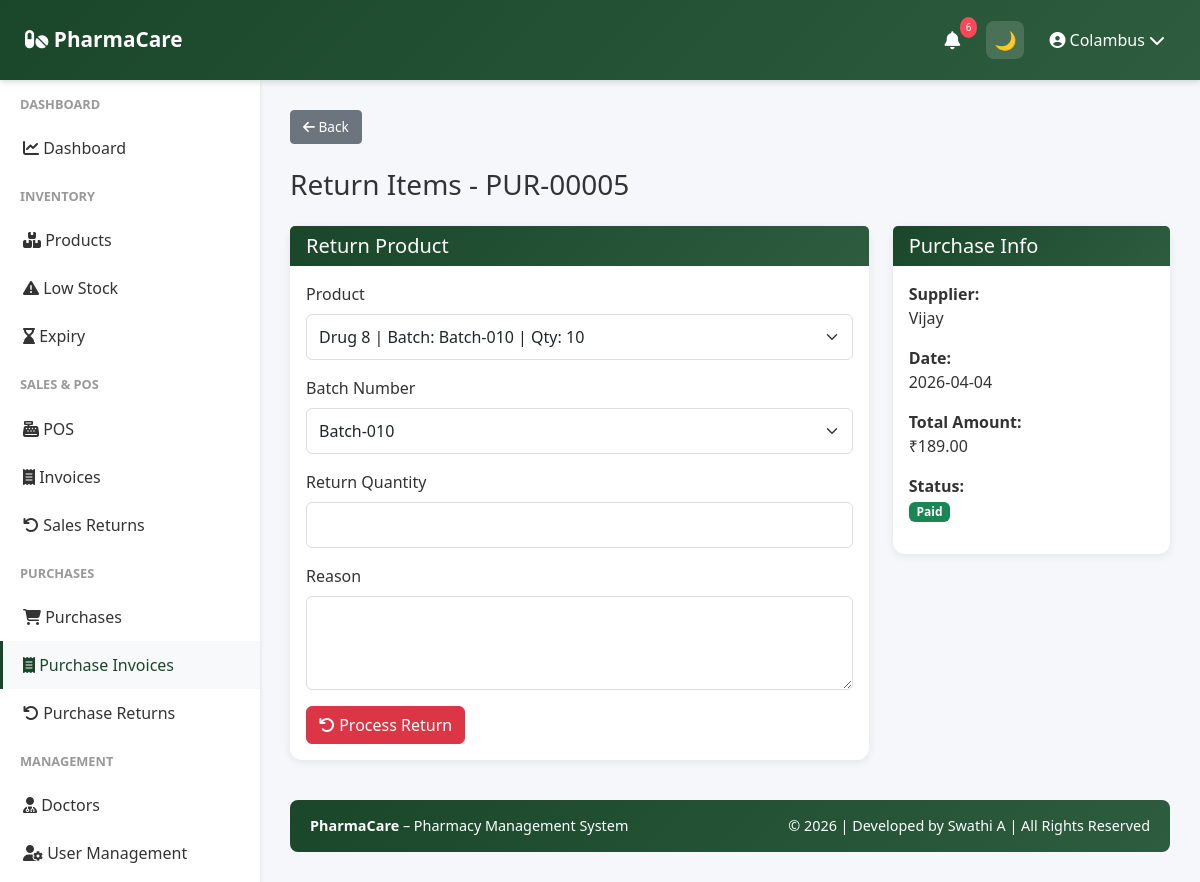
The app's page /purchases/5/return (signed in) with its own data.
### app/models.py (models this page shows, shortened)
class User(UserMixin, db.Model):
    __tablename__ = 'user'
    id = db.Column(db.Integer, primary_key=True)
    company_id = db.Column(db.Integer, db.ForeignKey('company.id'), nullable=False)
    role = db.Column(db.String(20), default='manager')
    username = db.Column(db.String(255), unique=True, nullable=False)
    password_hash = db.Column(db.String(255), nullable=False)
    is_active = db.Column(db.Boolean, default=True)
    last_login = db.Column(db.DateTime)
    created_date = db.Column(db.DateTime, default=datetime.utcnow)
    updated_date = db.Column(db.DateTime, default=datetime.utcnow, onupdate=datetime.utcnow)
    company = db.relationship('Company', back_populates='user')

class Purchase(db.Model):
    __tablename__ = 'purchase'
    id = db.Column(db.Integer, primary_key=True)
    company_id = db.Column(db.Integer, db.ForeignKey('company.id'), nullable=False)
    supplier_id = db.Column(db.Integer, db.ForeignKey('supplier.id'), nullable=False)
    purchase_number = db.Column(db.String(50), unique=True, nullable=False)
    purchase_date = db.Column(db.DateTime, default=datetime.utcnow)
    supplier_invoice_number = db.Column(db.String(100))
    subtotal = db.Column(db.Float, nullable=False)
    tax_amount = db.Column(db.Float, default=0)
    discount_amount = db.Column(db.Float, default=0)
    total_amount = db.Column(db.Float, nullable=False)
    payment_status = db.Column(db.String(50), default='pending')  # 'paid', 'pending', 'partial'
    payment_date = db.Column(db.DateTime)
    notes = db.Column(db.Text)
    created_date = db.Column(db.DateTime, default=datetime.utcnow)
    updated_date = db.Column(db.DateTime, default=datetime.utcnow, onupdate=datetime.utcnow)
    company = db.relationship('Company', back_populates='purchases')
    supplier = db.relationship('Supplier', back_populates='purchases')
    items = db.relationship('PurchaseItem', back_populates='purchase', cascade='all, delete-orphan')
    returns = db.relationship('PurchaseReturn', back_populates='purchase', cascade='all, delete-orphan')

class Supplier(db.Model):
    __tablename__ = 'supplier'
    id = db.Column(db.Integer, primary_key=True)
    company_id = db.Column(db.Integer, db.ForeignKey('company.id'), nullable=False)
    supplier_name = db.Column(db.String(255), nullable=False)
    contact_person = db.Column(db.String(255))
    phone = db.Column(db.String(20), nullable=False)
    email = db.Column(db.String(255))
    address = db.Column(db.String(500))
    gst_number = db.Column(db.String(50))
    payment_terms = db.Column(db.String(255))
    notes = db.Column(db.Text)
    created_date = db.Column(db.DateTime, default=datetime.utcnow)
    updated_date = db.Column(db.DateTime, default=datetime.utcnow, onupdate=datetime.utcnow)
    is_active = db.Column(db.Boolean, default=True)
    company = db.relationship('Company', back_populates='suppliers')
    purchases = db.relationship('Purchase', back_populates='supplier')

### app/routes/purchases.py (the view, shortened to what this page needs)
@purchases_bp.route('/<int:purchase_id>/return', methods=['GET', 'POST'])
@login_required
@require_roles('owner')
def process_return(purchase_id):
    purchase = Purchase.query.get(purchase_id)
    if not purchase or purchase.company_id != current_user.company_id:
        flash('Purchase not found.', 'danger')
        return redirect(url_for('purchases.purchases_list'))
    return render_template('purchases/process_return.html', purchase=purchase)

### app/utils.py (called while the page is built)
def require_roles(*roles):
    def decorator(f):
        @wraps(f)
        def wrapped(*args, **kwargs):
            if not current_user.is_authenticated:
                return redirect(url_for('auth.login'))
            if current_user.role not in roles:
                return redirect(url_for('auth.access_denied'))
            return f(*args, **kwargs)
        return wrapped
    return decorator

### app/templates/purchases/process_return.html (shortened to what this page needs)
{% extends "base.html" %}
{% block content %}
<div class="mb-4">
<a href="{{ url_for('purchases.purchase_detail', purchase_id=purchase.id) }}" class="btn btn-secondary btn-sm">
<i class="fas fa-arrow-left"></i> Back
</a>
</div>
<h3 class="mb-4">Return Items - {{ purchase.purchase_number }}</h3>
<div class="row">
<div class="col-lg-8">
<div class="card">
<div class="card-header">
<h5 class="mb-0">Return Product</h5>
</div>
<div class="card-body">
<form method="POST">
<div class="mb-3">
<label class="form-label">Product</label>
<select name="product_id" class="form-select" required>
{% for item in purchase.items %}
<option value="{{ item.product.id }}">
{{ item.product.product_name }} | Batch: {{ item.batch_number }} | Qty: {{ item.quantity }}
</option>
{% endfor %}
</select>
</div>
<div class="mb-3">
<label class="form-label">Batch Number</label>
<select name="batch_number" class="form-select">
{% for item in purchase.items %}
<option value="{{ item.batch_number }}">
{{ item.batch_number }}
</option>
{% endfor %}
</select>
</div>
<div class="mb-3">
<label class="form-label">Return Quantity</label>
<input type="number" name="quantity" class="form-control" min="1" required>
</div>
<div class="mb-3">
<label class="form-label">Reason</label>
<textarea name="reason" class="form-control" rows="3"></textarea>
</div>
<button type="submit" class="btn btn-danger">
<i class="fas fa-undo"></i> Process Return
</button>
</form>
</div>
</div>
</div>
<div class="col-lg-4">
<div class="card">
<div class="card-header">
<h5 class="mb-0">Purchase Info</h5>
</div>
<div class="card-body">
<p><strong>Supplier:</strong><br>
{{ purchase.supplier.supplier_name }}</p>
<p><strong>Date:</strong><br>
{{ purchase.purchase_date.strftime('%Y-%m-%d') }}</p>
<p><strong>Total Amount:</strong><br>
₹{{ "%.2f"|format(purchase.total_amount) }}</p>
<p><strong>Status:</strong><br>
{% if purchase.payment_status == 'paid' %}
<span class="badge bg-success">Paid</span>
{% else %}
<span class="badge bg-danger">Pending</span>
{% endif %}
</p>
</div>
</div>
</div>
</div>
{% endblock %}

### app/templates/base.html (shortened to what this page needs)
<!doctype html>
<html lang="en" data-theme="light">
  <head>
    <link
      href="https://cdn.jsdelivr.net/npm/bootstrap@5.3.0/dist/css/bootstrap.min.css"
      rel="stylesheet"
    />
    <link
      rel="stylesheet"
      href="https://cdnjs.cloudflare.com/ajax/libs/font-awesome/6.4.0/css/all.min.css"
    />
  </head>
  <body>
   <nav class="navbar">
  <a class="navbar-brand" href="{{ url_for('dashboard.dashboard') }}">
    <i class="fas fa-pills"></i> PharmaCare
  </a>
  <div class="navbar-right">
    <div class="nav-icon dropdown">
      <a href="#" data-bs-toggle="dropdown">
        <i class="fas fa-bell"></i>
        <span id="alert-badge" class="notification-badge">3</span>
      </a>
    </div>
    <button id="themeToggle" class="nav-icon">
      🌙
    </button>
    <div class="user-menu-navbar dropdown">
      <a href="#" data-bs-toggle="dropdown">
        <i class="fas fa-user-circle"></i>
        {{ current_user.username }}
        <i class="fas fa-chevron-down"></i>
      </a>
    </div>
  </div>
</nav>
    {% if current_user.is_authenticated %}
    <div class="sidebar">
      <nav class="nav flex-column">
        {% if current_user.company and current_user.company.company_name ==
        'Platform Admin' %}
        <div class="nav-section-title">Admin</div>
        <a
          class="nav-link {% if 'admin/companies' in request.path %}active{% endif %}"
          href="{{ url_for('admin.companies_list') }}"
        >
          <i class="fas fa-building"></i> Companies
        </a>
        <a class="nav-link" href="{{ url_for('auth.profile') }}">
          <i class="fas fa-cog"></i> Settings
        </a>
        {% else %}
        <div class="nav-section-title">Dashboard</div>
        <a
          class="nav-link {% if request.endpoint == 'dashboard.dashboard' %}active{% endif %}"
          href="{{ url_for('dashboard.dashboard') }}"
        >
          <i class="fas fa-chart-line"></i> Dashboard
        </a>
        <div class="nav-section-title">Inventory</div>
        <a
          class="nav-link {% if 'inventory' in request.path %}active{% endif %}"
          href="{{ url_for('inventory.products_list') }}"
        >
          <i class="fas fa-boxes"></i> Products
        </a>
        <a
          class="nav-link {% if request.endpoint == 'inventory.low_stock_report' %}active{% endif %}"
          href="{{ url_for('inventory.low_stock_report') }}"
        >
          <i class="fas fa-exclamation-triangle"></i> Low Stock
        </a>
        <a
          class="nav-link {% if request.endpoint == 'inventory.expiry_report' %}active{% endif %}"
          href="{{ url_for('inventory.expiry_report') }}"
        >
          <i class="fas fa-hourglass-end"></i> Expiry
        </a>
        <div class="nav-section-title">Sales & POS</div>
        <a
          class="nav-link {% if request.endpoint == 'sales.pos' %}active{% endif %}"
          href="{{ url_for('sales.pos') }}"
        >
          <i class="fas fa-cash-register"></i> POS
        </a>
        <a
          class="nav-link {% if 'invoices' in request.path %}active{% endif %}"
          href="{{ url_for('sales.invoices_list') }}"
        >
          <i class="fas fa-receipt"></i> Invoices
        </a>
        <a
          class="nav-link {% if request.endpoint == 'sales.sales_returns_list' %}active{% endif %}"
          href="{{ url_for('sales.sales_returns_list') }}"
        >
          <i class="fas fa-undo"></i> Sales Returns
        </a>
<div class="nav-section-title">Purchases</div>
<a
  class="nav-link {% if request.endpoint == 'purchases.purchases_list' %}active{% endif %}"
  href="{{ url_for('purchases.purchases_list') }}"
>
  <i class="fas fa-shopping-cart"></i> Purchases
</a>
<a
  class="nav-link {% if 'purchases' in request.path %}active{% endif %}"
  href="{{ url_for('purchases.purchases_list') }}"
>
  <i class="fas fa-receipt"></i> Purchase Invoices
</a>
<a
  class="nav-link {% if request.endpoint == 'purchases.returns_list' %}active{% endif %}"
  href="{{ url_for('purchases.returns_list') }}"
>
  <i class="fas fa-undo"></i> Purchase Returns
</a>
        <div class="nav-section-title">Management</div>
        <a
          class="nav-link {% if 'doctors' in request.path %}active{% endif %}"
          href="{{ url_for('doctors.doctors_list') }}"
        >
          <i class="fas fa-user-md"></i> Doctors
        </a>
        {% if current_user.role == 'owner' %}
        <a
          class="nav-link {% if 'users' in request.path %}active{% endif %}"
          href="{{ url_for('users.users_list') }}"
        >
          <i class="fas fa-user-cog"></i> User Management
        </a>
        {% endif %}
        <a
          class="nav-link {% if 'customers' in request.path %}active{% endif %}"
          href="{{ url_for('customers.customers_list') }}"
        >
        </a>
        {% endif %}
      </nav>
    </div>
    {% endif %}
    <div
      class="{% if current_user.is_authenticated %}main-content{% else %}auth-page{% endif %}"
    >
       {% block content %}{% endblock %}
      <footer class="footer text-center">
        <div class="row">
          <div class="col-md-6 text-md-start">
            <strong>PharmaCare</strong> – Pharmacy Management System
          </div>
          <div class="col-md-6 text-md-end">
            © 2026 | Developed by Swathi A | All Rights Reserved
          </div>
        </div>
      </footer>
    </div>
  </body>
</html>

### app/templates/base.html (style rules this page uses)
:root { --primary-color: #1a472a; --secondary-color: #2d5c3f; --danger-color: #dc3545; --success-color: #28a745; --warning-color: #ffc107; --info-color: #17a2b8; --bg-color: #f5f7fa; --text-color: #333; --card-bg: #ffffff; --sidebar-bg: #ffffff; }
body { font-family: "Segoe UI", Tahoma, Geneva, Verdana, sans-serif; background: var(--bg-color); color: var(--text-color); }
.navbar { background: linear-gradient(135deg,var(--primary-color),var(--secondary-color)); box-shadow:0 2px 6px rgba(0,0,0,0.15); position:fixed; top:0; left:0; width:100%; height: 80px; z-index:1000; display:flex; align-items:center; justify-content:space-between; padding:0 25px; }
.navbar-brand { font-weight:600; font-size:1.3rem; }
.navbar-right { display:flex; align-items:center; gap:15px; }
.nav-icon { width:38px; height:38px; display:flex; align-items:center; justify-content:center; border-radius:8px; color:#fff; font-size:18px; cursor:pointer; position:relative; transition:all 0.25s ease; }
.navbar a { color:white !important; text-decoration:none; }
#themeToggle { border:none; background:rgba(255,255,255,0.15); width:38px; height:38px; border-radius:8px; display:flex; align-items:center; justify-content:center; font-size:18px; cursor:pointer; }
.navbar .fa-bell { color:white; }
.notification-badge { position:absolute; top:-4px; right:-6px; background:#ff4757; color:white; font-size:10px; padding:3px 6px; border-radius:50%; }
.user-menu-navbar { display:flex; align-items:center; gap:8px; color:white; font-weight:500; cursor:pointer; padding:6px 10px; border-radius:8px; transition:all 0.25s ease; }
.sidebar { background: var(--sidebar-bg); box-shadow:0 2px 4px rgba(0,0,0,0.1); position:fixed; top:80px; left:0; bottom:0; width:260px; overflow-y:auto; }
.sidebar .nav-link { color:var(--text-color); padding:12px 20px; border-left:3px solid transparent; transition:.3s; }
.sidebar .nav-link:hover, .sidebar .nav-link.active { background:#f8f9fa; border-left-color:var(--primary-color); color:var(--primary-color); }
.sidebar .nav-section-title { font-size:.8rem; font-weight:600; color:#999; text-transform:uppercase; padding:15px 20px 10px; }
.main-content { margin-left:260px; margin-top:80px; padding:30px; }
.card, .stat-card { background:var(--card-bg); color:var(--text-color); border:none; border-radius:12px; box-shadow:0 2px 8px rgba(0,0,0,0.08); }
.card-header { background:linear-gradient(135deg,var(--primary-color),var(--secondary-color)); color:#fff; border:none; font-weight:600; }
.form-label { font-weight:500; }
.form-control, .form-select { border:1px solid #ddd; border-radius:6px; padding:10px 12px; }
.btn-sm { padding:6px 12px; font-size:.85rem; }
.footer { background:linear-gradient(135deg,var(--primary-color),var(--secondary-color)); color:#fff; padding:15px 20px; margin-top:40px; border-radius:8px; font-size:.9rem; }

### records on screen
User: username "Colambus"
Purchase: purchase_number "PUR-00005", purchase_date "2026-04-04", total_amount "189.00"
Supplier: supplier.supplier_name "Vijay"

### other values on screen
form field product_id "Drug 8 | Batch: Batch-010 | Qty: 10"
form field batch_number "Batch-010"
